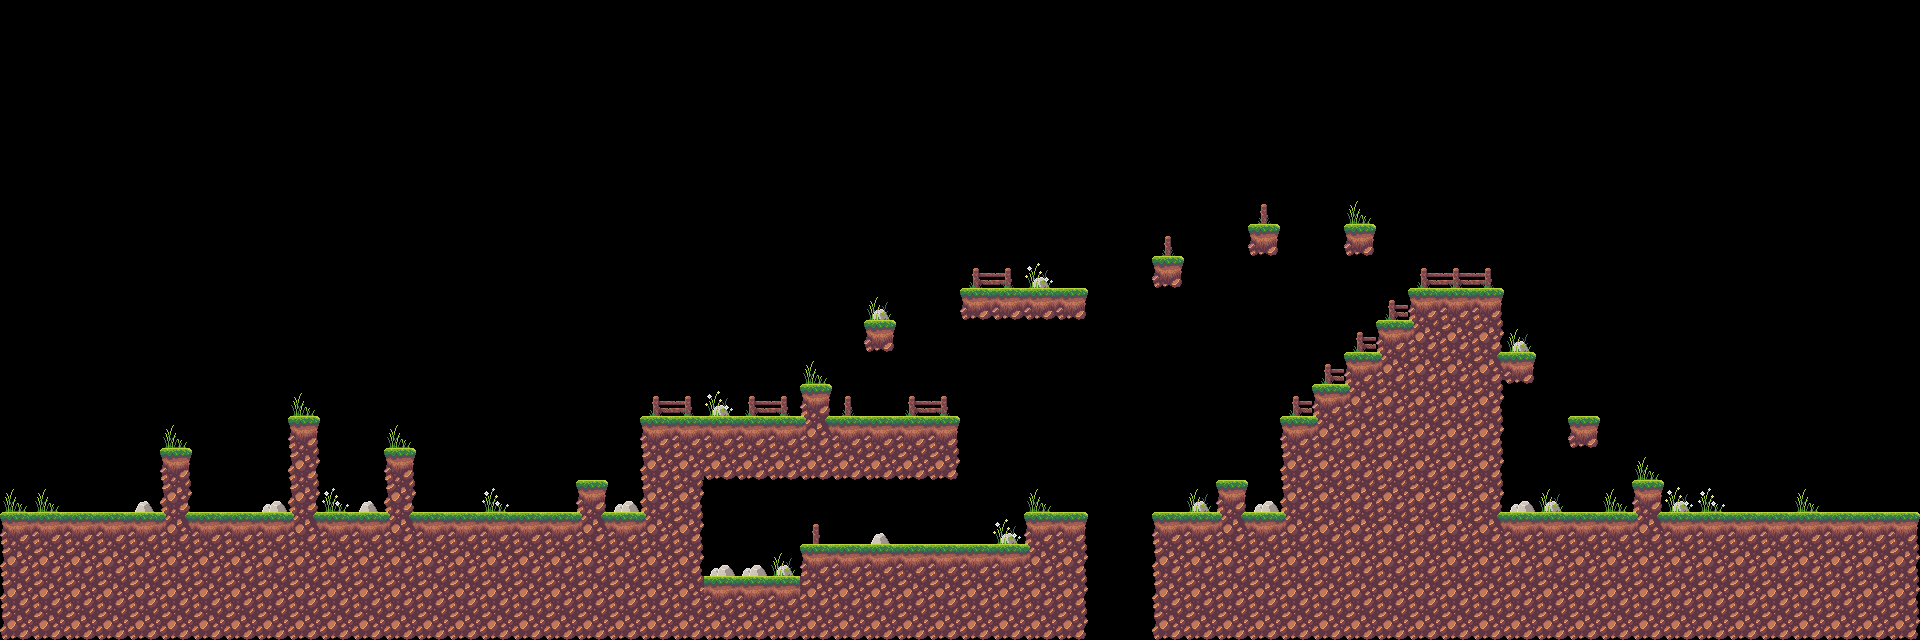

A 2D game scene composited from a Tiled map and its tileset images. What follows is a short description and the map's XML, with every tile layer's data as written:
An orthogonal 60x20 tile map with 32x32 px tiles, 2 tile layers (Collision, Decoration), 2 tilesets.

<map version="1.4" tiledversion="1.4.1" orientation="orthogonal" renderorder="right-down" width="60" height="20" tilewidth="32" tileheight="32" infinite="0" nextlayerid="3" nextobjectid="1">
 <tileset firstgid="1" name="32x32_Rocky_Grass" tilewidth="32" tileheight="32" tilecount="56" columns="8">
  <image source="32x32_Rocky_Grass.png" width="256" height="224" />
 </tileset>
 <tileset firstgid="57" name="32x32_Decoraciones" tilewidth="32" tileheight="32" tilecount="16" columns="4">
  <image source="32x32_Decoraciones.png" width="128" height="128" />
 </tileset>
 <layer id="1" name="Collision" width="60" height="20">
  <data encoding="csv">
0,0,0,0,0,0,0,0,0,0,0,0,0,0,0,0,0,0,0,0,0,0,0,0,0,0,0,0,0,0,0,0,0,0,0,0,0,0,0,0,0,0,0,0,0,0,0,0,0,0,0,0,0,0,0,0,0,0,0,0,
0,0,0,0,0,0,0,0,0,0,0,0,0,0,0,0,0,0,0,0,0,0,0,0,0,0,0,0,0,0,0,0,0,0,0,0,0,0,0,0,0,0,0,0,0,0,0,0,0,0,0,0,0,0,0,0,0,0,0,0,
0,0,0,0,0,0,0,0,0,0,0,0,0,0,0,0,0,0,0,0,0,0,0,0,0,0,0,0,0,0,0,0,0,0,0,0,0,0,0,0,0,0,0,0,0,0,0,0,0,0,0,0,0,0,0,0,0,0,0,0,
0,0,0,0,0,0,0,0,0,0,0,0,0,0,0,0,0,0,0,0,0,0,0,0,0,0,0,0,0,0,0,0,0,0,0,0,0,0,0,0,0,0,0,0,0,0,0,0,0,0,0,0,0,0,0,0,0,0,0,0,
0,0,0,0,0,0,0,0,0,0,0,0,0,0,0,0,0,0,0,0,0,0,0,0,0,0,0,0,0,0,0,0,0,0,0,0,0,0,0,0,0,0,0,0,0,0,0,0,0,0,0,0,0,0,0,0,0,0,0,0,
0,0,0,0,0,0,0,0,0,0,0,0,0,0,0,0,0,0,0,0,0,0,0,0,0,0,0,0,0,0,0,0,0,0,0,0,0,0,0,0,0,0,0,0,0,0,0,0,0,0,0,0,0,0,0,0,0,0,0,0,
0,0,0,0,0,0,0,0,0,0,0,0,0,0,0,0,0,0,0,0,0,0,0,0,0,0,0,0,0,0,0,0,0,0,0,0,0,0,0,0,0,0,0,0,0,0,0,0,0,0,0,0,0,0,0,0,0,0,0,0,
0,0,0,0,0,0,0,0,0,0,0,0,0,0,0,0,0,0,0,0,0,0,0,0,0,0,0,0,0,0,0,0,0,0,0,0,0,0,0,48,0,0,48,0,0,0,0,0,0,0,0,0,0,0,0,0,0,0,0,0,
0,0,0,0,0,0,0,0,0,0,0,0,0,0,0,0,0,0,0,0,0,0,0,0,0,0,0,0,0,0,0,0,0,0,0,0,48,0,0,0,0,0,0,0,0,0,0,0,0,0,0,0,0,0,0,0,0,0,0,0,
0,0,0,0,0,0,0,0,0,0,0,0,0,0,0,0,0,0,0,0,0,0,0,0,0,0,0,0,0,0,45,46,46,47,0,0,0,0,0,0,0,0,0,0,1,2,3,0,0,0,0,0,0,0,0,0,0,0,0,0,
0,0,0,0,0,0,0,0,0,0,0,0,0,0,0,0,0,0,0,0,0,0,0,0,0,0,0,48,0,0,0,0,0,0,0,0,0,0,0,0,0,0,0,1,43,10,11,0,0,0,0,0,0,0,0,0,0,0,0,0,
0,0,0,0,0,0,0,0,0,0,0,0,0,0,0,0,0,0,0,0,0,0,0,0,0,0,0,0,0,0,0,0,0,0,0,0,0,0,0,0,0,0,1,43,10,10,33,47,0,0,0,0,0,0,0,0,0,0,0,0,
0,0,0,0,0,0,0,0,0,0,0,0,0,0,0,0,0,0,0,0,0,0,0,0,0,28,0,0,0,0,0,0,0,0,0,0,0,0,0,0,0,1,43,10,10,10,11,0,0,0,0,0,0,0,0,0,0,0,0,0,
0,0,0,0,0,0,0,0,0,28,0,0,0,0,0,0,0,0,0,0,1,2,2,2,2,42,2,2,2,3,0,0,0,0,0,0,0,0,0,0,1,43,10,10,10,10,11,0,0,48,0,0,0,0,0,0,0,0,0,0,
0,0,0,0,0,28,0,0,0,36,0,0,28,0,0,0,0,0,0,0,9,10,18,18,18,18,18,18,18,19,0,0,0,0,0,0,0,0,0,0,9,10,10,10,10,10,11,0,0,0,0,0,0,0,0,0,0,0,0,0,
0,0,0,0,0,36,0,0,0,36,0,0,36,0,0,0,0,0,28,0,9,11,0,0,0,0,0,0,0,0,0,0,0,0,0,0,0,0,28,0,9,10,10,10,10,10,11,0,0,0,0,28,0,0,0,0,0,0,0,0,
1,2,2,2,2,42,2,2,2,42,2,2,42,2,2,2,2,2,42,2,43,11,0,0,0,0,0,0,0,0,0,0,1,3,0,0,1,2,42,2,43,10,10,10,10,10,41,2,2,2,2,42,2,2,2,2,2,2,2,3,
9,10,10,10,10,10,10,10,10,10,10,10,10,10,10,10,10,10,10,10,10,11,0,0,0,1,2,2,2,2,2,2,43,11,0,0,9,10,10,10,10,10,10,10,10,10,10,10,10,10,10,10,10,10,10,10,10,10,10,11,
9,10,10,10,10,10,10,10,10,10,10,10,10,10,10,10,10,10,10,10,10,10,2,2,2,10,10,10,10,10,10,10,10,11,0,0,9,10,10,10,10,10,10,10,10,10,10,10,10,10,10,10,10,10,10,10,10,10,10,11,
17,18,18,18,18,18,18,18,18,18,18,18,18,18,18,18,18,18,18,18,18,18,18,18,18,18,18,18,18,18,18,18,18,19,0,0,17,18,18,18,18,18,18,18,18,18,18,18,18,18,18,18,18,18,18,18,18,18,18,19
</data>
 </layer>
 <layer id="2" name="Decoration" width="60" height="20">
  <data encoding="csv">
0,0,0,0,0,0,0,0,0,0,0,0,0,0,0,0,0,0,0,0,0,0,0,0,0,0,0,0,0,0,0,0,0,0,0,0,0,0,0,0,0,0,0,0,0,0,0,0,0,0,0,0,0,0,0,0,0,0,0,0,
0,0,0,0,0,0,0,0,0,0,0,0,0,0,0,0,0,0,0,0,0,0,0,0,0,0,0,0,0,0,0,0,0,0,0,0,0,0,0,0,0,0,0,0,0,0,0,0,0,0,0,0,0,0,0,0,0,0,0,0,
0,0,0,0,0,0,0,0,0,0,0,0,0,0,0,0,0,0,0,0,0,0,0,0,0,0,0,0,0,0,0,0,0,0,0,0,0,0,0,0,0,0,0,0,0,0,0,0,0,0,0,0,0,0,0,0,0,0,0,0,
0,0,0,0,0,0,0,0,0,0,0,0,0,0,0,0,0,0,0,0,0,0,0,0,0,0,0,0,0,0,0,0,0,0,0,0,0,0,0,0,0,0,0,0,0,0,0,0,0,0,0,0,0,0,0,0,0,0,0,0,
0,0,0,0,0,0,0,0,0,0,0,0,0,0,0,0,0,0,0,0,0,0,0,0,0,0,0,0,0,0,0,0,0,0,0,0,0,0,0,0,0,0,0,0,0,0,0,0,0,0,0,0,0,0,0,0,0,0,0,0,
0,0,0,0,0,0,0,0,0,0,0,0,0,0,0,0,0,0,0,0,0,0,0,0,0,0,0,0,0,0,0,0,0,0,0,0,0,0,0,0,0,0,0,0,0,0,0,0,0,0,0,0,0,0,0,0,0,0,0,0,
0,0,0,0,0,0,0,0,0,0,0,0,0,0,0,0,0,0,0,0,0,0,0,0,0,0,0,0,0,0,0,0,0,0,0,0,0,0,0,64,0,0,69,0,0,0,0,0,0,0,0,0,0,0,0,0,0,0,0,0,
0,0,0,0,0,0,0,0,0,0,0,0,0,0,0,0,0,0,0,0,0,0,0,0,0,0,0,0,0,0,0,0,0,0,0,0,64,0,0,0,0,0,0,0,0,0,0,0,0,0,0,0,0,0,0,0,0,0,0,0,
0,0,0,0,0,0,0,0,0,0,0,0,0,0,0,0,0,0,0,0,0,0,0,0,0,0,0,0,0,0,61,63,66,0,0,0,0,0,0,0,0,0,0,0,61,62,63,0,0,0,0,0,0,0,0,0,0,0,0,0,
0,0,0,0,0,0,0,0,0,0,0,0,0,0,0,0,0,0,0,0,0,0,0,0,0,0,0,67,0,0,0,0,0,0,0,0,0,0,0,0,0,0,0,61,0,0,0,0,0,0,0,0,0,0,0,0,0,0,0,0,
0,0,0,0,0,0,0,0,0,0,0,0,0,0,0,0,0,0,0,0,0,0,0,0,0,0,0,0,0,0,0,0,0,0,0,0,0,0,0,0,0,0,61,0,0,0,0,67,0,0,0,0,0,0,0,0,0,0,0,0,
0,0,0,0,0,0,0,0,0,0,0,0,0,0,0,0,0,0,0,0,0,0,0,0,0,69,0,0,0,0,0,0,0,0,0,0,0,0,0,0,0,61,0,0,0,0,0,0,0,0,0,0,0,0,0,0,0,0,0,0,
0,0,0,0,0,0,0,0,0,69,0,0,0,0,0,0,0,0,0,0,61,63,66,61,63,0,64,0,61,63,0,0,0,0,0,0,0,0,0,0,61,0,0,0,0,0,0,0,0,0,0,0,0,0,0,0,0,0,0,0,
0,0,0,0,0,69,0,0,0,0,0,0,69,0,0,0,0,0,0,0,0,0,0,0,0,0,0,0,0,0,0,0,0,0,0,0,0,0,0,0,0,0,0,0,0,0,0,0,0,0,0,0,0,0,0,0,0,0,0,0,
0,0,0,0,0,0,0,0,0,0,0,0,0,0,0,0,0,0,0,0,0,0,0,0,0,0,0,0,0,0,0,0,0,0,0,0,0,0,0,0,0,0,0,0,0,0,0,0,0,0,0,69,0,0,0,0,0,0,0,0,
69,69,0,0,65,0,0,0,68,0,70,65,0,0,0,70,0,0,0,68,0,0,0,0,0,0,0,0,0,0,0,0,69,0,0,0,0,67,0,68,0,0,0,0,0,0,0,68,67,0,69,0,66,70,0,0,69,0,0,0,
0,0,0,0,0,0,0,0,0,0,0,0,0,0,0,0,0,0,0,0,0,0,0,0,0,60,0,65,0,0,0,66,0,0,0,0,0,0,0,0,0,0,0,0,0,0,0,0,0,0,0,0,0,0,0,0,0,0,0,0,
0,0,0,0,0,0,0,0,0,0,0,0,0,0,0,0,0,0,0,0,0,0,68,68,67,0,0,0,0,0,0,0,0,0,0,0,0,0,0,0,0,0,0,0,0,0,0,0,0,0,0,0,0,0,0,0,0,0,0,0,
0,0,0,0,0,0,0,0,0,0,0,0,0,0,0,0,0,0,0,0,0,0,0,0,0,0,0,0,0,0,0,0,0,0,0,0,0,0,0,0,0,0,0,0,0,0,0,0,0,0,0,0,0,0,0,0,0,0,0,0,
0,0,0,0,0,0,0,0,0,0,0,0,0,0,0,0,0,0,0,0,0,0,0,0,0,0,0,0,0,0,0,0,0,0,0,0,0,0,0,0,0,0,0,0,0,0,0,0,0,0,0,0,0,0,0,0,0,0,0,0
</data>
 </layer>
</map>
